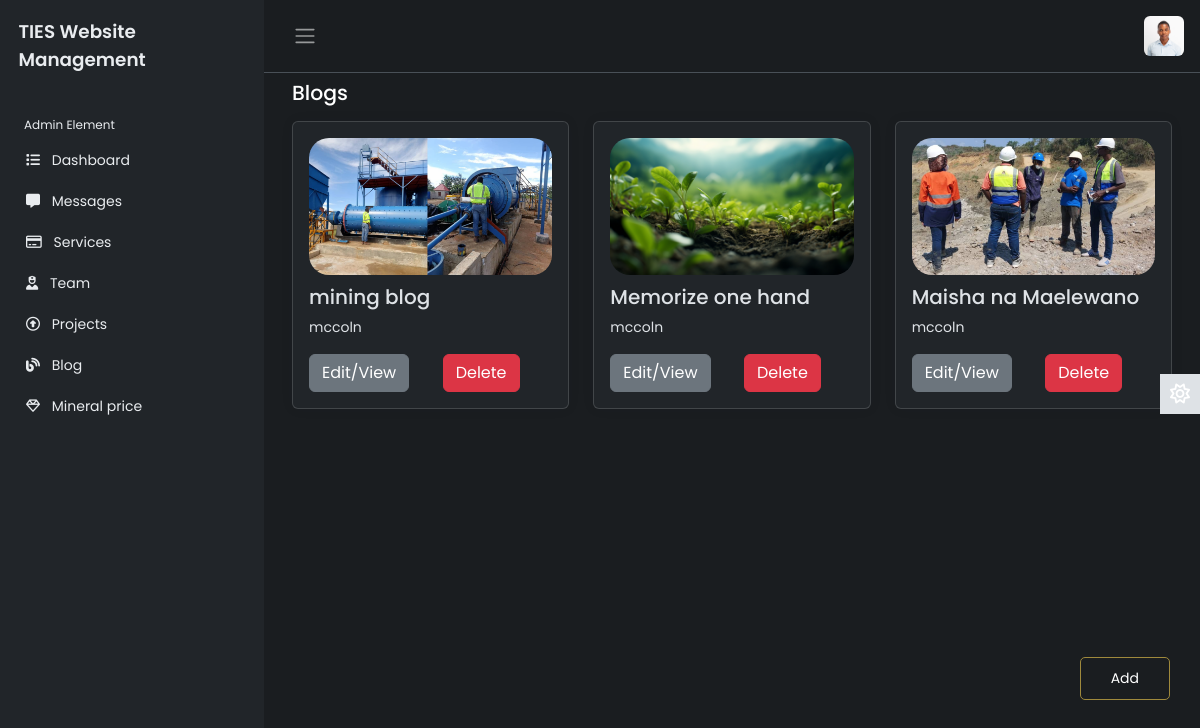
Before: /administrator/blog2/ (signed in) with the older database file.
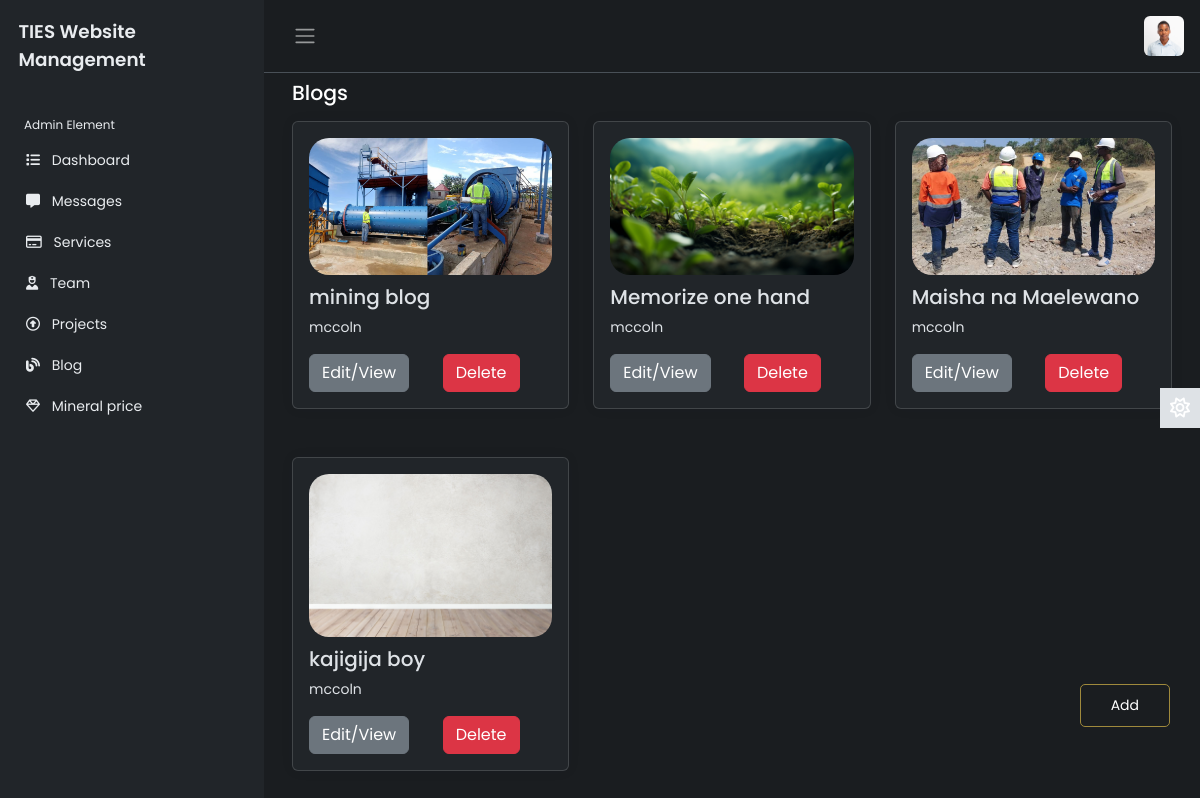
After: the same page with the newer database file.
### app/models.py (models this page shows, shortened)
class Blog(models.Model):
    title = models.CharField(max_length=200)
    uploader = models.ForeignKey(CustomUser,on_delete=models.CASCADE)
    body = models.TextField()
    uploaded = models.DateTimeField(auto_now_add=True)
    approved = models.BooleanField(default=False)
    image = models.ImageField()

class CustomUser(AbstractUser):
    email = models.EmailField(unique=True)
    phone = models.CharField(max_length=15, null=True,blank=True, default="null")
    image = models.ImageField(upload_to='media/', blank=True, null=True)
    role = models.CharField(max_length=100, null=True, blank=True)

### administrator/views.py (the view)
# urls.py: path('blog2/', views.blog2, name='blog2'),
@login_required
def blog2(request):
    x = Blog.objects.all()
    context = {
        'x': x
    }
    return render(request, 'administrator/blog2.html',context)

### administrator/templates/administrator/blog2.html
{% extends 'administrator/base3.html' %}
{% load static %}
{% block content %}
<main class="content px-3 py-2">
    <div class="container-fluid">
        <div class="mb-3">
            <h4>Blogs</h4>
        </div>
        <div class="row">
            {% for i in x%}
            <div class="col-md-4 mb-4">
                <div class="card">
                    <div class="card-body">
                        <img src="{{i.image.url}}" alt="">
                        <h5 class="card-title">{{i.title}}</h5>
                        <p class="card-text">{{i.uploader.username}}</p>
                        <div class="row">
                            <div class="col-md-6">
                                <a href="{% url 'blogEdit' i.id %}" class="btn btn-secondary">Edit/View</a>
                            </div>
                            <div class="col-md-6">
                                <a href="{% url 'blogDelete' i.id %}" class="btn btn-danger">Delete</a>
                            </div>
                        </div>
                    </div>
                </div>
            </div>
            {% endfor %}
        </div>
        <a href="{% url 'blogAdd' %}">
            <button class="add">Add</button>
        </a>
    </div>
</main>
{% endblock %}

Changed rows visible on the page:
added Blog: image (picture), title "kajigija boy", uploader.username "mccoln"
